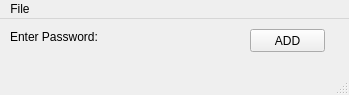
<?xml version="1.0" encoding="UTF-8"?>
<ui version="4.0">
 <class>MainWindow</class>
 <widget class="QMainWindow" name="MainWindow">
  <property name="geometry">
   <rect>
    <x>0</x>
    <y>0</y>
    <width>349</width>
    <height>95</height>
   </rect>
  </property>
  <property name="windowTitle">
   <string>MainWindow</string>
  </property>
  <widget class="QWidget" name="centralwidget">
   <widget class="QPushButton" name="add_button1">
    <property name="geometry">
     <rect>
      <x>250</x>
      <y>10</y>
      <width>75</width>
      <height>23</height>
     </rect>
    </property>
    <property name="text">
     <string>ADD</string>
    </property>
   </widget>
   <widget class="QLabel" name="passw_label">
    <property name="geometry">
     <rect>
      <x>10</x>
      <y>10</y>
      <width>111</width>
      <height>16</height>
     </rect>
    </property>
    <property name="text">
     <string>Enter Password:</string>
    </property>
   </widget>
  </widget>
  <widget class="QMenuBar" name="menubar">
   <property name="geometry">
    <rect>
     <x>0</x>
     <y>0</y>
     <width>349</width>
     <height>21</height>
    </rect>
   </property>
   <widget class="QMenu" name="menuFile">
    <property name="title">
     <string>File</string>
    </property>
   </widget>
   <addaction name="menuFile"/>
  </widget>
  <widget class="QStatusBar" name="statusbar"/>
 </widget>
 <resources/>
 <connections/>
</ui>
